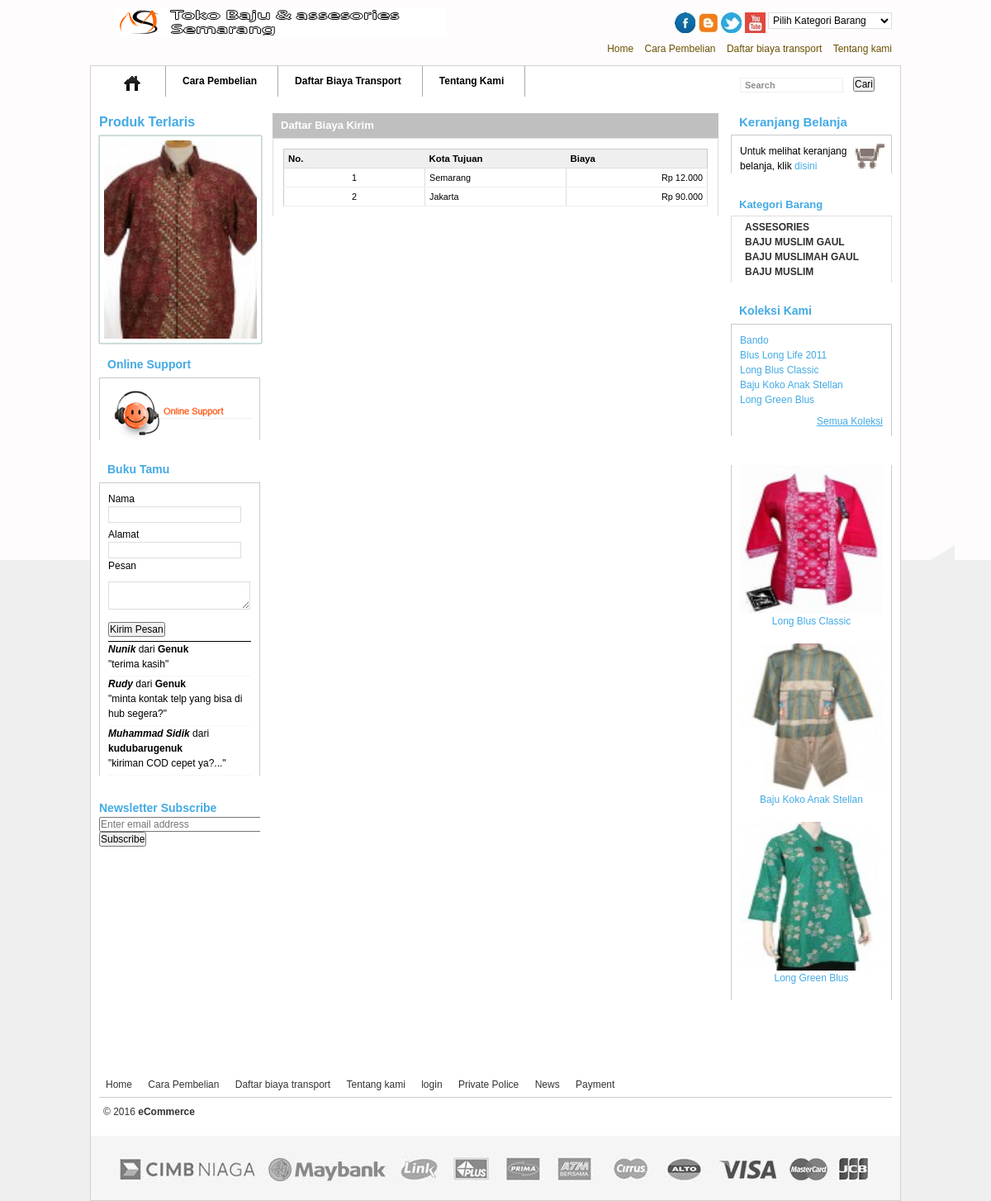
/index.php/biaya_kirim, run on the app's committed database.
### tables this page shows
CREATE TABLE `barang` (
  `kd_brg` int(11) NOT NULL,
  `kd_ktgr` char(6) NOT NULL,
  `nm_brg` varchar(50) NOT NULL,
  `bahan` varchar(25) NOT NULL,
  `ukuran` varchar(4) NOT NULL,
  `harga` double NOT NULL,
  `stok` int(5) NOT NULL,
  `nama_field` varchar(100) NOT NULL,
  `keterangan` text NOT NULL
);

CREATE TABLE `tamu` (
  `id_tamu` int(11) NOT NULL,
  `nama` varchar(50) NOT NULL,
  `alamat` varchar(100) NOT NULL,
  `komentar` text NOT NULL,
  `tampil` tinyint(1) NOT NULL
);

CREATE TABLE `biaya_kirim` (
  `kd_biaya_krm` int(11) NOT NULL,
  `nm_kota` varchar(50) NOT NULL,
  `biaya_krm` double NOT NULL
);

CREATE TABLE `kategori` (
  `kd_ktgr` int(11) NOT NULL,
  `nm_ktgr` varchar(50) NOT NULL
);

### application/controllers/biaya_kirim.php (called while the page is built, shortened)
<?php if ( ! defined('BASEPATH')) exit('No direct script access allowed');
class Biaya_kirim extends CI_Controller {
	function __construct(){
		$this->load->model(array('biaya_kirim_m'));
		$this->load->library(array('pagination'));
		$this->load->helper(array('html','global'));
	}
	function index()
	{
		$data['title'] = 'Daftar Biaya Kirim';
		$data['base_url'] = base_url().'biaya_kirim/index/ecommerce';
		$data['total_rows'] = $this->db->count_all('biaya_kirim');
		$data['per_page'] = 10;
		$data['no'] = $this->uri->segment(4,0);
		$data['browse_biaya_kirim'] = $this->biaya_kirim_m->getAll($this->uri->segment(4,0),$data['per_page']);
		$data['main'] = 'tbiaya_kirim_v';
		$this->load->view('main_v', $data);
	}
}
?>

### index.php (called while the page is built, shortened)
<?php
require_once BASEPATH.'core/CodeIgniter'.EXT;

### application/models/biaya_kirim_m.php (called while the page is built, shortened)
<?php
	Class Biaya_kirim_m extends CI_Model{
		function getAll($limit1='',$limit2=''){
			$this->db->select("*");
			$this->db->from("biaya_kirim");
			$this->db->order_by('kd_biaya_krm', 'DESC');
			$this->db->limit($limit2, $limit1);
			return $hasil = $this->db->get();
		}
	}
?>

### application/views/combokategori_v.php (the view, shortened to what this page needs)
<label for="select-language">
 </label>
<select id="select-language" onchange="window.location.href=this.value">
  <option value="">Pilih Kategori Barang</option>
</select>

### application/views/terlaris_v.php
<?php
	$sql_dpesan = "SELECT kd_brg, (SELECT COUNT(kd_brg) FROM dpesan WHERE kd_brg = dp.kd_brg)jum FROM dpesan dp ORDER BY jum DESC LIMIT 1";
	$que_dpesan = mysql_query($sql_dpesan);
	$dp = mysql_fetch_array($que_dpesan);
	$dkd_brg = $dp['kd_brg'];
	$sql_laris = "SELECT kd_brg, nm_brg, nama_field FROM barang
			WHERE kd_brg = ".$dkd_brg."
			ORDER BY kd_brg DESC LIMIT 1";
	$que_barang = mysql_query($sql_laris);
	if($que_barang){
		$dl = mysql_fetch_array($que_barang);
		$arimg = array(
			'src' => 'asset/images/barang/thumbs/'.$dl['nama_field'],
			'class' => 'gb-laris',
			'title' => 'Barang Terlaris'
		);
		echo anchor('barang/detail/ecommerce/'.$dl['kd_brg'],img($arimg));
	}else{
		echo 'Belum ada barang terlaris';
	}
?>

### application/views/bukutamu_v.php (shortened to what this page needs)
<head>
</head>
    <div class="block-title">
        <h3>Buku Tamu</h3>
    </div>
	<?php
		echo $this->pquery->form_remote_tag(array(
		'url'=>site_url('tamu/save'),
		'update'=>'#bukutamu',
		'id'=>'form',
		'type'=>'post'));
	?>
        <fieldset class="block-content">
		<div class="input-box">
			Nama<br/><input type="text" class="input-text" name="nama"><br />
		</div>
		<div class="input-box">
			Alamat<br/><input type="text" class="input-text" name="alamat"><br />
			Pesan<textarea name="komentar" class='textarea_guest' cols="5"></textarea>
		</div>
		<?php
			echo form_submit('simpan','Kirim Pesan');
			echo form_close();
		?>
	<div class="list-guest">
		<?php
			$sql_guest = "SELECT * FROM tamu WHERE tampil <> 5 ORDER BY id_tamu DESC LIMIT 5";
			$que_guest = mysql_query($sql_guest);
			while($dg = mysql_fetch_array($que_guest)):
				echo '<b><i>'.$dg['nama'].'</i></b> dari ';
				echo '<b>'.$dg['alamat'].'</b><br />';
				echo '&quot;'.$dg['komentar'].'&quot;'.'<br />
					<div style="margin-top:5px;border-top:1px dotted #efefef"></div>';
			endwhile;
		?>
	</div>
<div class="block-bottom"></div>

### application/views/tbiaya_kirim_v.php
<div class="box best-selling">
<h3><?php echo $title?></h3>
<table border="0" cellspacing="0">
<tbody>
<tr><td>
<table cellpadding="6" cellspacing="1" style="width:100%" class="cart">
<tr>
  <th>No.</th>
  <th>Kota Tujuan</th>
  <th>Biaya</th>
</tr>
<?php
	$i = $no+1;
	foreach($browse_biaya_kirim->result() as $bk):
?>
	<tr>
	  <td align='center'><?php echo $i++?></td>
	  <td style="text-align:left"><?php echo $bk->nm_kota?></td>
	  <td style="text-align:right"><?php echo rupiah($bk->biaya_krm); ?></td>
	</tr>
<?php endforeach; ?>
</table>
</td></tr>
</tbody>
</table>
</div>

### application/views/menukategori_v.php
<?php
	echo '<ul id="theMenu_acc">';
	$query = mysql_query("SELECT * FROM kategori ORDER BY kd_ktgr DESC");
	while($d = mysql_fetch_array($query)):
		echo '<li class="first">'.anchor('barang/perkategori/'.$d['kd_ktgr'].'/'.$d['nm_ktgr'],$d['nm_ktgr'],'class="main-cate"').'</li>';
	endwhile;
	echo '</ul>';
?>

### application/views/linkkoleksi_v.php
<div class="block-title">
	<h3>Koleksi Kami</h3>
</div>
<div class="block-content">
	<ul>
	<?php
		$sql_koleksi = "SELECT kd_brg, nm_brg FROM barang ORDER BY kd_brg DESC LIMIT 5";
		$que_koleksi = mysql_query($sql_koleksi);
		while($d = mysql_fetch_array($que_koleksi)):
			echo '<ol>'.anchor('barang/detail/ecommerce/'.$d['kd_brg'],$d['nm_brg']).'</ol>';
		endwhile;
	?>
	</ul>
	<div class="actions">
		<a href="" rel="nofollow">Semua Koleksi</a>
	</div>
</div>
<div class="block-bottom"></div>

### application/views/laris_v.php
<?php
	$sql_laris = "SELECT kd_brg, nm_brg, nama_field FROM barang ";
		$sql_laris .= " WHERE kd_brg IN (SELECT kd_brg FROM dpesan)";
		$sql_laris .= " ORDER BY kd_brg DESC LIMIT 0,3";
	$que_barang = mysql_query($sql_laris);
?>
<div class="block-top"></div>
    <div class="block-content">
	<?php
		while($dl = mysql_fetch_array($que_barang)):
			$arimg = array(
				'src' => 'asset/images/barang/thumbs/'.$dl['nama_field'],
				'title' => 'Barang Laris'
			);
			echo anchor('barang/detail/ecommerce/'.$dl['kd_brg'],img($arimg));
			echo anchor('barang/detail/ecommerce/'.$dl['kd_brg'],$dl['nm_brg']);
			echo '<br />';
			echo '<br />';
		endwhile;
	?>
    </div>
<div class="block-bottom"></div>

### asset/css/smartmenu.css (style rules this page uses)
#theMenu_acc li a { clear: both; padding-bottom: 0px; padding-top: 2px; padding-left: 12px; }
a.main-cate, a:hover.main-cate { color:#2F2F2F; font-size:12px; font-weight:bold; text-decoration:none; text-transform:uppercase; }
.block-bottom { background:#fff url(../images/bottom-block.gif) no-repeat top;width:195px;height:14px; }

### asset/css/style.css (style rules this page uses)
ul.menu a { display:block; color:#000; text-decoration:none;line-height:normal; }
ul.menu img { display:block; color:#000; text-decoration:none;line-height:37px; }
ul.menu li.level0 a { border-right:1px solid #aaa;line-height:37px; font-weight:bold; background:none;padding:0 25px 0 20px;font-size:12px; }
ul.menu li.level0 a:hover, ul.menu .parent a { background:#fff url(../../images/bg_menu_hover.gif) repeat-x;font-size:12px;font-weight:bold; }
ul.menu a { font-size:12px;font-weight:bold; }
ul.menu li.active a { font-size:12px;font-weight:bold; background:#eeeeee url(../../images/menu_effect/bg-menu-active.gif) repeat-x 16px ; color: #FFFFFF; }
.nav-container .bg-home a { padding:11px 30px 7px 30px;border-right:solid 1px #AAAAAA; cursor:pointer; }
.nav-container .bg-home a { background: url(../../images/bg-home-notactive.gif) no-repeat; }
ul.menu li.active a.active-bghome { background: url(../../images/bg-home-menu-active.gif) no-repeat ; }

### asset/css/print.css (style rules this page uses)
* { background:none !important; text-align:left !important; }
html { margin:0 !important; padding:0 !important; }
body { background:#fff !important; font-size:9pt !important; padding:0 !important; margin:10px !important; }
a { color:#2976c9 !important; }
th,td { color:#2f2f2f !important; border-color:#ccc !important; }
.header-container, .nav-container, .footer-container, .pager, .toolbar, .actions, .buttons-set { display:none !important; }

### application/views/bukutamu_v.php (style rules this page uses)
.textarea_guest { width:172px; }

### data on the page
barang: kd_brg+nama_field (picture)
tamu: nama "Nunik", alamat "Genuk", komentar "terima kasih"
tamu: nama "Rudy", alamat "Genuk", komentar "minta kontak telp yang bisa di hub segera?"
tamu: nama "Muhammad Sidik", alamat "kudubarugenuk", komentar "kiriman COD cepet ya?..."
biaya_kirim: nm_kota "Semarang", biaya_krm "Rp 12.000"
biaya_kirim: nm_kota "Jakarta", biaya_krm "Rp 90.000"
kategori: kd_ktgr+nm_ktgr "ASSESORIES"
kategori: kd_ktgr+nm_ktgr "BAJU MUSLIM GAUL"
kategori: kd_ktgr+nm_ktgr "BAJU MUSLIMAH GAUL"
kategori: kd_ktgr+nm_ktgr "BAJU MUSLIM"
barang: kd_brg+nm_brg "Bando"
barang: kd_brg+nm_brg "Blus Long Life 2011"
barang: kd_brg+nm_brg "Long Blus Classic", kd_brg+nama_field (picture)
barang: kd_brg+nm_brg "Baju Koko Anak Stellan", kd_brg+nama_field (picture)
barang: kd_brg+nm_brg "Long Green Blus", kd_brg+nama_field (picture)

### other printed values
anchor(base_url(),'Home') "Home"
anchor('barang/carabeli','Cara Pembelian') "Cara Pembelian"
anchor('biaya_kirim','Daftar biaya transport') "Daftar biaya transport"
anchor('perusahaan/about_us','Tentang kami') "Tentang kami"
anchor("barang/carabeli","<span>Cara Pembelian</span>") "Cara Pembelian"
anchor("biaya_kirim","<span>Daftar Biaya Transport</span>") "Daftar Biaya Transport"
anchor("perusahaan/about_us","<span>Tentang Kami</span>") "Tentang Kami"
$title "Daftar Biaya Kirim"
anchor('pesan/browse','disini') "disini"
anchor(base_url().'admin','login') "login"
anchor('police/police','Private Police') "Private Police"
anchor('barang/carabeli','News') "News"
anchor('payment/payment','Payment') "Payment"
